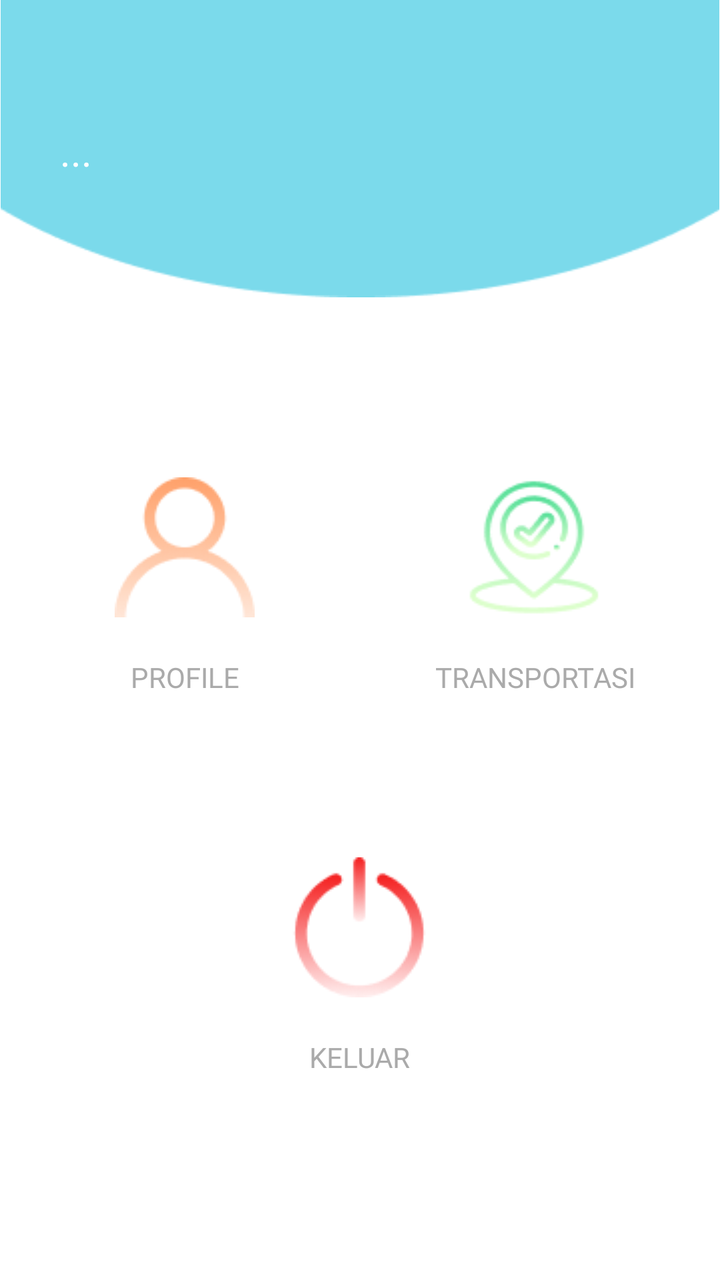
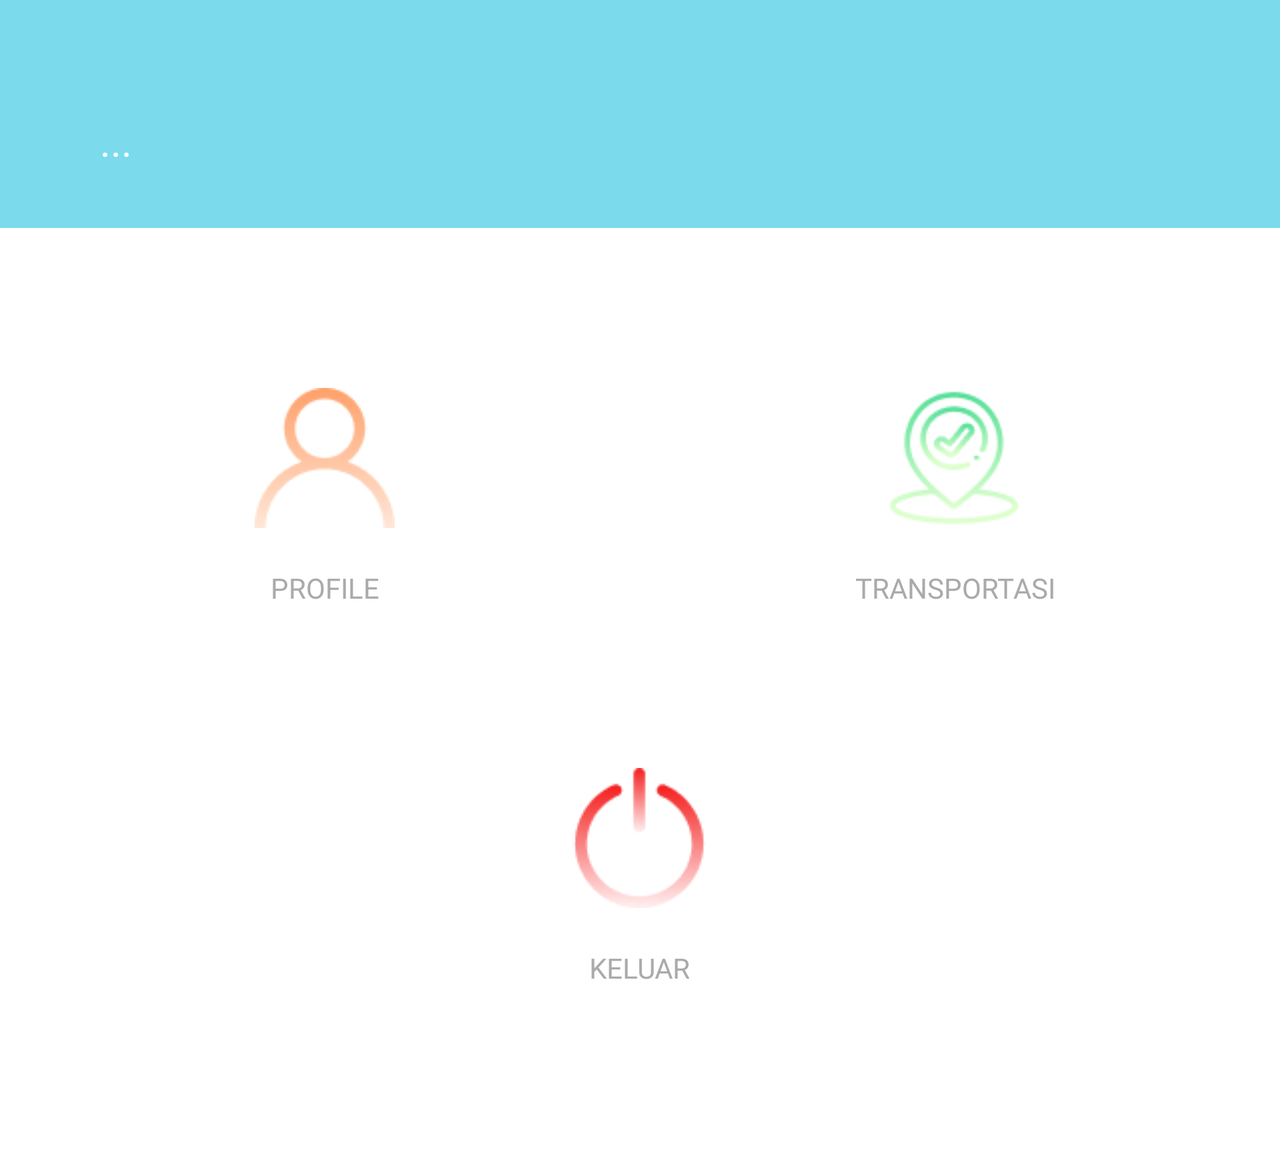

An Android layout and its configuration variant, each rendered on a device that would load it. The default file and the variant file are quoted in full after the pictures.
<!-- AndroidManifest.xml: activity theme AppTheme.NoActionBar -->
<!-- res/layout/activity_home.xml -->
<?xml version="1.0" encoding="utf-8"?>
<ScrollView
    xmlns:android="http://schemas.android.com/apk/res/android"
    xmlns:app="http://schemas.android.com/apk/res-auto"
    xmlns:tools="http://schemas.android.com/tools"
    android:layout_width="match_parent"
    android:layout_height="match_parent"
    tools:context=".activity.HomeActivity"
    android:background="@android:color/white">

    <androidx.constraintlayout.widget.ConstraintLayout
        android:layout_width="match_parent"
        android:layout_height="match_parent"
        android:layout_marginBottom="15dp">
        <ImageView
            android:id="@+id/imageViewDecoration"
            android:layout_width="wrap_content"
            android:layout_height="wrap_content"
            android:contentDescription="Profile"
            android:src="@drawable/decoration_beranda"
            android:adjustViewBounds="true"
            tools:ignore="MissingConstraints" />

        <androidx.constraintlayout.widget.Guideline
            android:id="@+id/guideline_left"
            android:layout_width="wrap_content"
            android:layout_height="wrap_content"
            android:orientation="vertical"
            app:layout_constraintGuide_begin="30dp" />

        <androidx.constraintlayout.widget.Guideline
            android:id="@+id/guideline_right"
            android:layout_width="wrap_content"
            android:layout_height="wrap_content"
            android:orientation="vertical"
            app:layout_constraintGuide_end="30dp" />

        <LinearLayout
            android:layout_width="wrap_content"
            android:layout_height="wrap_content"
            android:layout_marginTop="35dp"
            app:layout_constraintStart_toStartOf="@id/guideline_left"
            app:layout_constraintTop_toTopOf="parent"
            tools:ignore="MissingConstraints"
            android:orientation="vertical">

                <TextView
                    android:id="@+id/tvSelamat"
                    android:textSize="20sp"
                    android:textColor="@android:color/white"
                    android:textStyle="bold"
                    android:layout_width="wrap_content"
                    android:layout_height="wrap_content"
                    android:fontFamily="@font/poppins_bold"/>

                <TextView
                    android:id="@+id/tvNama"
                    android:text="..."
                    android:textColor="@android:color/white"
                    android:textSize="20sp"
                    android:layout_width="wrap_content"
                    android:layout_height="wrap_content"
                    android:fontFamily="@font/poppins_bold"/>
        </LinearLayout>

        <LinearLayout
            app:layout_constraintTop_toBottomOf="@+id/imageViewDecoration"
            android:layout_width="match_parent"
            android:layout_height="wrap_content"
            android:layout_marginTop="50dp"
            android:orientation="vertical">

            <RelativeLayout
                android:layout_width="match_parent"
                android:layout_height="wrap_content"
                android:orientation="horizontal">

                <Button
                    android:clickable="true"
                    android:foreground="?android:attr/selectableItemBackground"
                    android:id="@+id/btnProfile"
                    android:layout_marginLeft="30dp"
                    android:layout_marginTop="20dp"
                    android:layout_marginBottom="20dp"
                    android:layout_alignParentLeft="true"
                    android:layout_width="125dp"
                    android:layout_height="150dp"
                    android:drawableTop="@drawable/icon_orange_user"
                    android:text="Profile"
                    android:fontFamily="@font/poppins"
                    android:background="@drawable/bg_menu_home"
                    android:textColor="@android:color/darker_gray"
                    style="?android:attr/borderlessButtonStyle"/>

                <Button
                    android:clickable="true"
                    android:foreground="?android:attr/selectableItemBackground"
                    android:layout_marginRight="30dp"
                    android:layout_marginTop="20dp"
                    android:layout_marginBottom="20dp"
                    android:layout_alignParentRight="true"
                    android:id="@+id/btnCariTransportasi"
                    android:layout_width="125dp"
                    android:layout_height="150dp"
                    android:background="@drawable/bg_menu_home"
                    android:drawableTop="@drawable/icon_green_transportasi"
                    android:text="Transportasi"
                    android:fontFamily="@font/poppins"
                    android:textColor="@android:color/darker_gray"
                    style="?android:attr/borderlessButtonStyle"/>

            </RelativeLayout>
            <RelativeLayout
                android:layout_width="match_parent"
                android:layout_height="wrap_content"
                android:padding="20dp">

                <Button
                    android:clickable="true"
                    android:foreground="?android:attr/selectableItemBackground"
                    android:layout_marginBottom="20dp"
                    android:layout_centerHorizontal="true"
                    android:id="@+id/btnKeluar"
                    android:layout_width="125dp"
                    android:layout_height="150dp"
                    android:background="@drawable/bg_menu_home"
                    android:drawableTop="@drawable/icon_red_keluar"
                    android:text="Keluar"
                    android:fontFamily="@font/poppins"
                    android:textColor="@android:color/darker_gray"
                    style="?android:attr/borderlessButtonStyle"/>

            </RelativeLayout>
        </LinearLayout>
    </androidx.constraintlayout.widget.ConstraintLayout>

</ScrollView>
<!-- resources referenced by this layout -->
<resources>
  <!-- drawable bg_menu_home (drawable) -->
  <?xml version="1.0" encoding="utf-8"?>
  <shape xmlns:android="http://schemas.android.com/apk/res/android">
      <solid android:color="@android:color/white"/>
      <corners android:radius="10dp"/>
      <padding android:top="20dp"/>
  </shape>
  <!-- drawable decoration_beranda: png bitmap (drawable, 1999 bytes) -->
  <!-- drawable icon_green_transportasi: png bitmap (drawable, 4937 bytes) -->
  <!-- drawable icon_orange_user: png bitmap (drawable, 2980 bytes) -->
  <!-- drawable icon_red_keluar: png bitmap (drawable, 3343 bytes) -->
  <style name="AppTheme.NoActionBar">
          <item name="windowActionBar">false</item>
          <item name="windowNoTitle">true</item>
      </style>
</resources>
<!-- res/layout-land/activity_home.xml (the repository's variant of the layout above) -->
<!-- drawn on the phone turned sideways -->
<?xml version="1.0" encoding="utf-8"?>
<ScrollView
    xmlns:android="http://schemas.android.com/apk/res/android"
    xmlns:app="http://schemas.android.com/apk/res-auto"
    xmlns:tools="http://schemas.android.com/tools"
    android:layout_width="match_parent"
    android:layout_height="match_parent"
    tools:context=".activity.HomeActivity"
    android:background="@android:color/white">

    <androidx.constraintlayout.widget.ConstraintLayout
        android:layout_width="match_parent"
        android:layout_height="match_parent"
        android:layout_marginBottom="15dp">

        <androidx.constraintlayout.widget.Guideline
            android:id="@+id/guideline_left"
            android:layout_width="wrap_content"
            android:layout_height="wrap_content"
            android:orientation="vertical"
            app:layout_constraintGuide_begin="30dp" />

        <androidx.constraintlayout.widget.Guideline
            android:id="@+id/guideline_right"
            android:layout_width="wrap_content"
            android:layout_height="wrap_content"
            android:orientation="vertical"
            app:layout_constraintGuide_end="30dp" />

        <LinearLayout
            android:id="@+id/lLayoutTop"
            android:layout_width="match_parent"
            android:layout_height="wrap_content"
            android:background="@color/biru"
            android:paddingVertical="30dp"
            android:paddingHorizontal="50dp"
            app:layout_constraintStart_toStartOf="@id/guideline_left"
            app:layout_constraintTop_toTopOf="parent"
            tools:ignore="MissingConstraints"
            android:orientation="vertical">

                <TextView
                    android:id="@+id/tvSelamat"
                    android:textSize="20sp"
                    android:textColor="@android:color/white"
                    android:textStyle="bold"
                    android:layout_width="wrap_content"
                    android:layout_height="wrap_content"
                    android:fontFamily="@font/poppins_bold"/>

                <TextView
                    android:id="@+id/tvNama"
                    android:text="..."
                    android:textColor="@android:color/white"
                    android:textSize="20sp"
                    android:layout_width="wrap_content"
                    android:layout_height="wrap_content"
                    android:fontFamily="@font/poppins_bold"/>
        </LinearLayout>

        <LinearLayout
            android:layout_width="500dp"
            android:layout_height="wrap_content"
            android:layout_marginTop="50dp"
            android:orientation="vertical"
            app:layout_constraintEnd_toEndOf="parent"
            app:layout_constraintStart_toStartOf="parent"
            app:layout_constraintTop_toBottomOf="@+id/lLayoutTop"
            tools:ignore="MissingConstraints">

            <RelativeLayout
                android:layout_width="match_parent"
                android:layout_height="wrap_content">

                <Button
                    android:id="@+id/btnProfile"
                    style="?android:attr/borderlessButtonStyle"
                    android:layout_width="125dp"
                    android:layout_height="150dp"
                    android:layout_alignParentLeft="true"
                    android:layout_marginLeft="30dp"
                    android:layout_marginTop="20dp"
                    android:layout_marginBottom="20dp"
                    android:background="@android:color/white"
                    android:drawableTop="@drawable/icon_orange_user"
                    android:fontFamily="@font/poppins"
                    android:padding="10dp"
                    android:text="Profile"
                    android:textColor="@android:color/darker_gray" />

                <Button
                    android:id="@+id/btnCariTransportasi"
                    style="?android:attr/borderlessButtonStyle"
                    android:layout_width="125dp"
                    android:layout_height="150dp"
                    android:layout_alignParentRight="true"
                    android:layout_marginTop="20dp"
                    android:layout_marginRight="30dp"
                    android:layout_marginBottom="20dp"
                    android:background="@android:color/white"
                    android:drawableTop="@drawable/icon_green_transportasi"
                    android:fontFamily="@font/poppins"
                    android:padding="10dp"
                    android:text="Transportasi"
                    android:textColor="@android:color/darker_gray" />

            </RelativeLayout>

            <RelativeLayout
                android:layout_width="match_parent"
                android:layout_height="wrap_content"
                android:padding="20dp">

                <Button
                    android:id="@+id/btnKeluar"
                    style="?android:attr/borderlessButtonStyle"
                    android:layout_width="125dp"
                    android:layout_height="150dp"
                    android:layout_centerHorizontal="true"
                    android:layout_marginBottom="20dp"
                    android:background="@android:color/white"
                    android:drawableTop="@drawable/icon_red_keluar"
                    android:fontFamily="@font/poppins"
                    android:padding="10dp"
                    android:text="Keluar"
                    android:textColor="@android:color/darker_gray" />

            </RelativeLayout>
        </LinearLayout>
    </androidx.constraintlayout.widget.ConstraintLayout>

</ScrollView>
<!-- resources referenced by the variant -->
<!-- as the phone turned sideways resolves them -->
<resources>
  <color name="biru">#7BDAEB</color>
  <!-- drawable icon_green_transportasi: png bitmap (drawable, 4937 bytes) -->
  <!-- drawable icon_orange_user: png bitmap (drawable, 2980 bytes) -->
  <!-- drawable icon_red_keluar: png bitmap (drawable, 3343 bytes) -->
  <style name="AppTheme.NoActionBar">
          <item name="windowActionBar">false</item>
          <item name="windowNoTitle">true</item>
      </style>
</resources>
